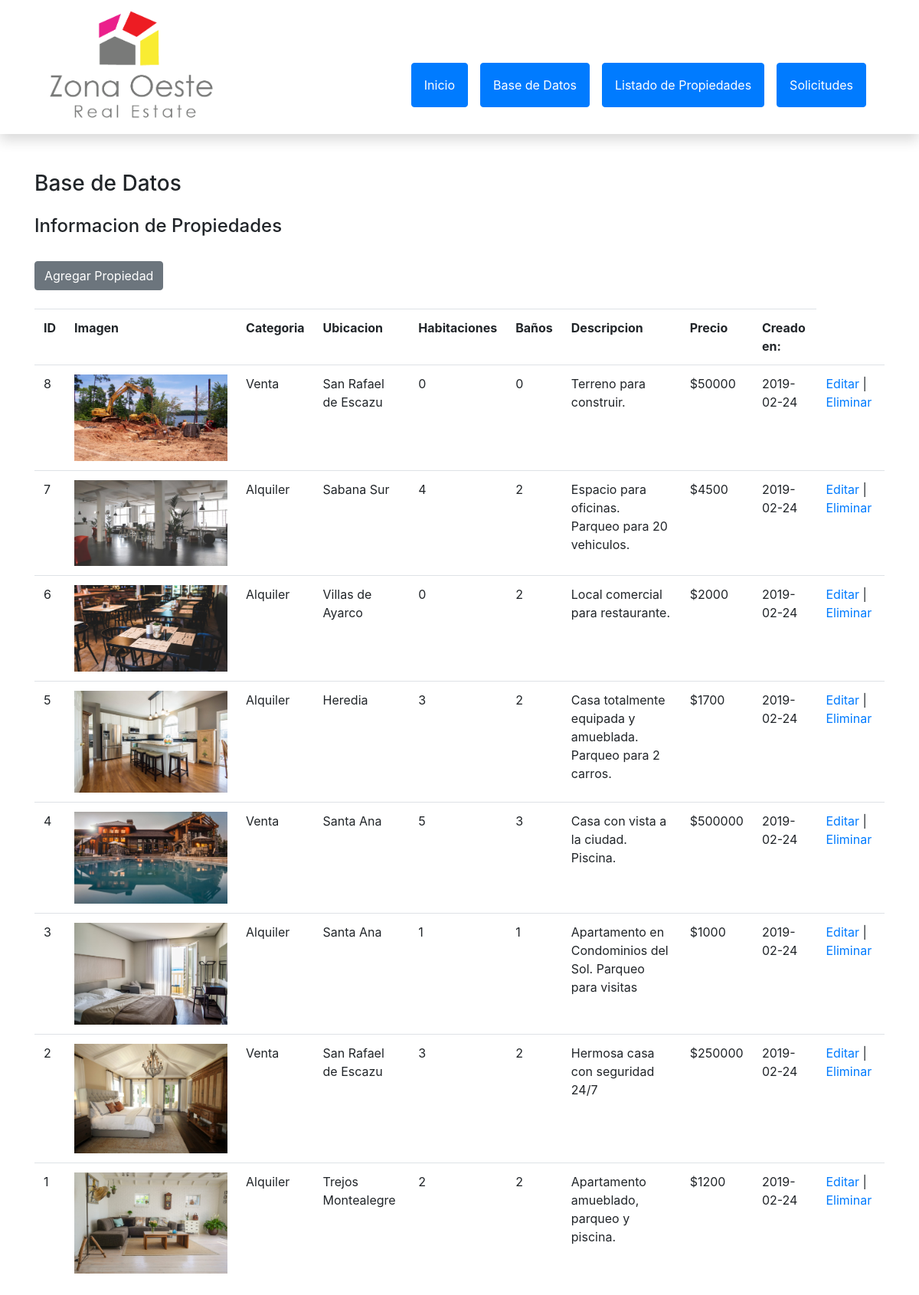
/resources/database/database.php (signed in), run on the app's committed database.
### tables this page shows
CREATE TABLE `infoprincipal` (
  `id` int(250) NOT NULL,
  `foto` varchar(250) NOT NULL,
  `categoria` varchar(50) NOT NULL,
  `ubicacion` varchar(50) NOT NULL,
  `habitaciones` int(20) NOT NULL,
  `banos` int(20) NOT NULL,
  `descripcion` varchar(250) NOT NULL,
  `precio` int(20) NOT NULL,
  `creado` date NOT NULL
);

### resources/database/database.php (the view, shortened to what this page needs)
<?php
include_once("dataheader.php");
include_once("dataconfig.php");
$result= mysqli_query($connection, "SELECT * FROM infoprincipal ORDER BY id DESC");
?>
        <body>
            <div class="container">
            <h3 class="my-4">Base de Datos</h3>
            <h4>Informacion de Propiedades</h4>
            <a href="addproperty.php" class="btn btn-secondary my-4">Agregar Propiedad</a>
            <table class="table">
            <tr>
                <th>ID</th>
                <th>Imagen</th>
                <th>Categoria</th>
                <th>Ubicacion</th>
                <th>Habitaciones</th>
                <th>Ba&ntilde;os</th>
                <th>Descripcion</th>
                <th>Precio</th>
                <th>Creado en:</th>
            </tr>
            <?php
                while($user_data = mysqli_fetch_array($result)) {
                    echo "<tr>";
                    echo "<td>".$user_data['id']."</td>";
                    echo "<td><img src='".$user_data['foto']."'width='200px'></td>";
                    echo "<td>".$user_data['categoria']."</td>";
                    echo "<td>".$user_data['ubicacion']."</td>";
                    echo "<td>".$user_data['habitaciones']."</td>";
                    echo "<td>".$user_data['banos']."</td>";
                    echo "<td>".$user_data['descripcion']."</td>";
                    echo "<td>$".$user_data['precio']."</td>";
                    echo "<td>".$user_data['creado']."</td>";
                    echo "<td><a href='editproperty.php?id=$user_data[id]'>Editar</a> | <a href='deleteproperty.php?id=$user_data[id]'>Eliminar</a></td></tr>";
                }
            ?>
            </table>
            </div>
        </body>
</html>

### data on the page
infoprincipal: id "8", foto (picture), categoria "Venta", ubicacion "San Rafael de Escazu", habitaciones "0", banos "0", descripcion "Terreno para construir.", precio "50000", creado "2019-02-24"
infoprincipal: id "7", foto (picture), categoria "Alquiler", ubicacion "Sabana Sur", habitaciones "4", banos "2", descripcion "Espacio para oficinas. Parqueo para 20 vehiculos.", precio "4500", creado "2019-02-24"
infoprincipal: id "6", foto (picture), categoria "Alquiler", ubicacion "Villas de Ayarco", habitaciones "0", banos "2", descripcion "Local comercial para restaurante.", precio "2000", creado "2019-02-24"
infoprincipal: id "5", foto (picture), categoria "Alquiler", ubicacion "Heredia", habitaciones "3", banos "2", descripcion "Casa totalmente equipada y amueblada. Parqueo para 2 carros.", precio "1700", creado "2019-02-24"
infoprincipal: id "4", foto (picture), categoria "Venta", ubicacion "Santa Ana", habitaciones "5", banos "3", descripcion "Casa con vista a la ciudad. Piscina.", precio "500000", creado "2019-02-24"
infoprincipal: id "3", foto (picture), categoria "Alquiler", ubicacion "Santa Ana", habitaciones "1", banos "1", descripcion "Apartamento en Condominios del Sol. Parqueo para visitas", precio "1000", creado "2019-02-24"
infoprincipal: id "2", foto (picture), categoria "Venta", ubicacion "San Rafael de Escazu", habitaciones "3", banos "2", descripcion "Hermosa casa con seguridad 24/7", precio "250000", creado "2019-02-24"
infoprincipal: id "1", foto (picture), categoria "Alquiler", ubicacion "Trejos Montealegre", habitaciones "2", banos "2", descripcion "Apartamento amueblado, parqueo y piscina.", precio "1200", creado "2019-02-24"
